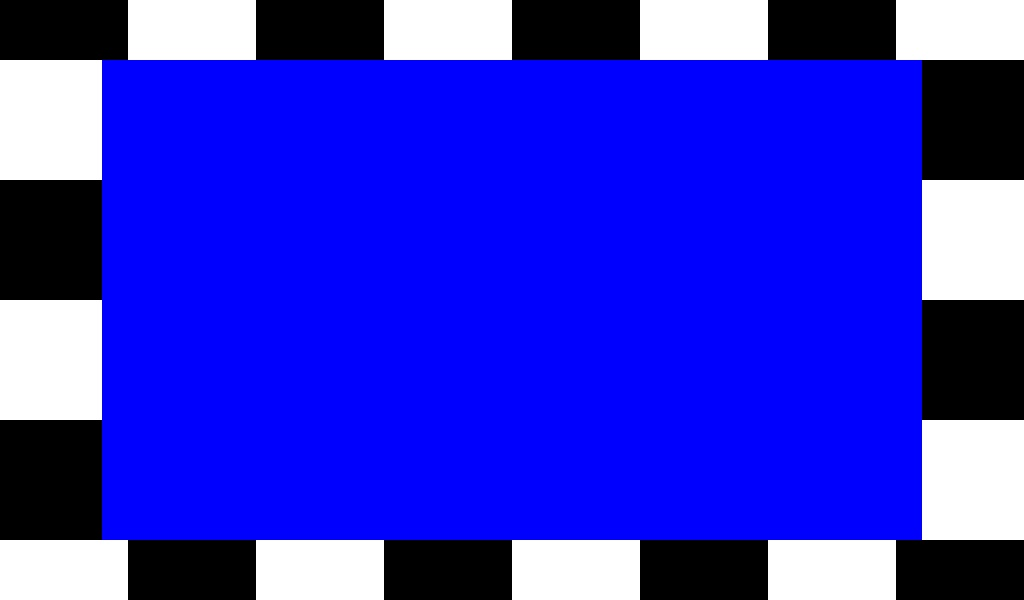
#> input picture screendata/blue.jpg, 1024 x 600 px, given in place of test.PNG, which was not available
$ python main.py
#> lines starting #> are read from the running program, lines starting #| are printed output that depends on the picture; long printed decimals are rounded; pictures that were not available may be replaced by others from this repository, and a replacement may not be noted
import argparse
import cv2
from skimage.metrics import structural_similarity as ssim, mean_squared_error
import matplotlib.pyplot as plt
import numpy as np
import os
import time


def estimate_sliding_window_size(distance, focal_length):
    # we want to estimate the screen size based off of the claimed distance, the real screen size is
    actual_screen_dimensions = [.1524, .1143]  # in the form width and height
    image_dimensions = [2532, 1170]  # in pixels width and height
    # distance to object = focal length * real object height * image height
    # image width or height = distance to object/(focal length * real object width or height)
    # https://www.scantips.com/lights/subjectdistance.html
    object_width_on_sensor = (focal_length * actual_screen_dimensions[0]) / distance
    object_height_on_sensor = (focal_length * actual_screen_dimensions[1]) / distance

    # object width or height on sensor = sensor height*object height or width/sensor height

    return int(object_width_on_sensor * image_dimensions[0]), int(object_height_on_sensor * image_dimensions[1])


def sliding_window(image, stepSize, windowSize):
    # slide a window across the image
    for y in range(0, image.shape[0], stepSize):
        for x in range(0, image.shape[1], stepSize):
            # yield the current window
            yield x, y, image[y:y + windowSize[1], x:x + windowSize[0]]


# def difference(sliding_window, image):
#     np.subtract(sliding_window, image)


def main():
    print(os.getcwd() + '/screendata/')
    file_name = os.path.join(os.path.dirname(os.getcwd() + '/screendata/'), 'white.jpg')
    assert os.path.exists(file_name)

    object_image_width, object_image_height = estimate_sliding_window_size(1, .004)

    image = cv2.imread(file_name)
    cv2.imshow("Original image", image)
    cv2.waitKey(0)
    print('Resized Dimensions:', str(object_image_width), str(object_image_height))
    resized_image = cv2.resize(image, (int(object_image_width), int(object_image_height)))
    cv2.imshow("Resized image", resized_image)
    cv2.waitKey(0)
    cv2.destroyAllWindows()


# main()

def test():
    start_time = time.time()
    (winW, winH) = (550, 320)

    image = cv2.imread("/Users/lewiskoplon/PycharmProjects/LocalizeScreen/screendata/test.PNG")
#> image is the input picture: shape (600, 1024, 3); mean B, G, R 208.4, 45.8, 45.8
    image_gray = cv2.cvtColor(image, cv2.COLOR_BGR2GRAY)
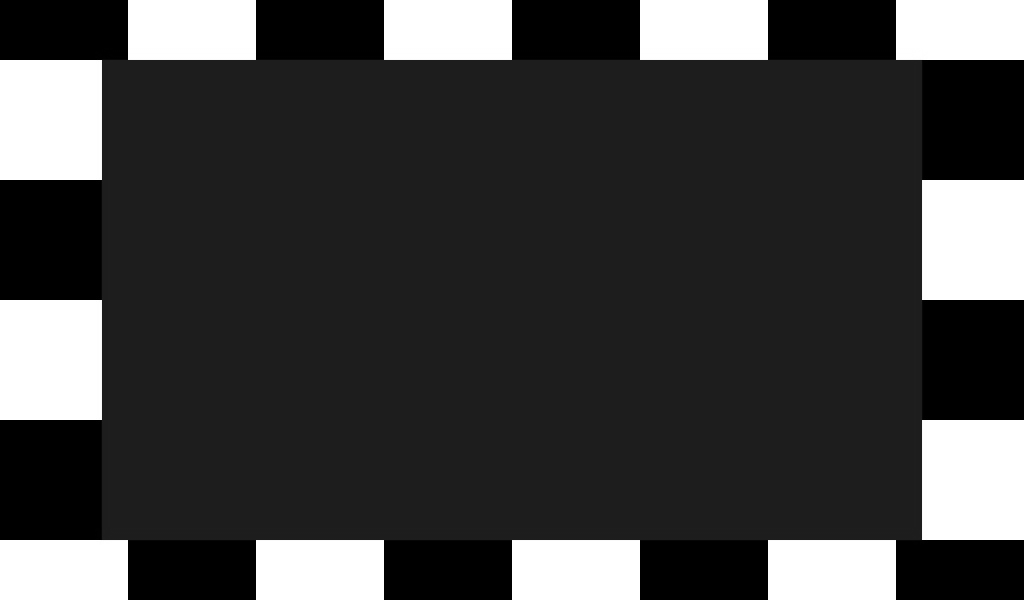
#> image_gray: shape (600, 1024); min 0, max 255, mean 64.4
    white = cv2.cvtColor(
        cv2.imread("/Users/lewiskoplon/PycharmProjects/LocalizeScreen/screendata/white.jpg"),
        cv2.COLOR_BGR2GRAY)
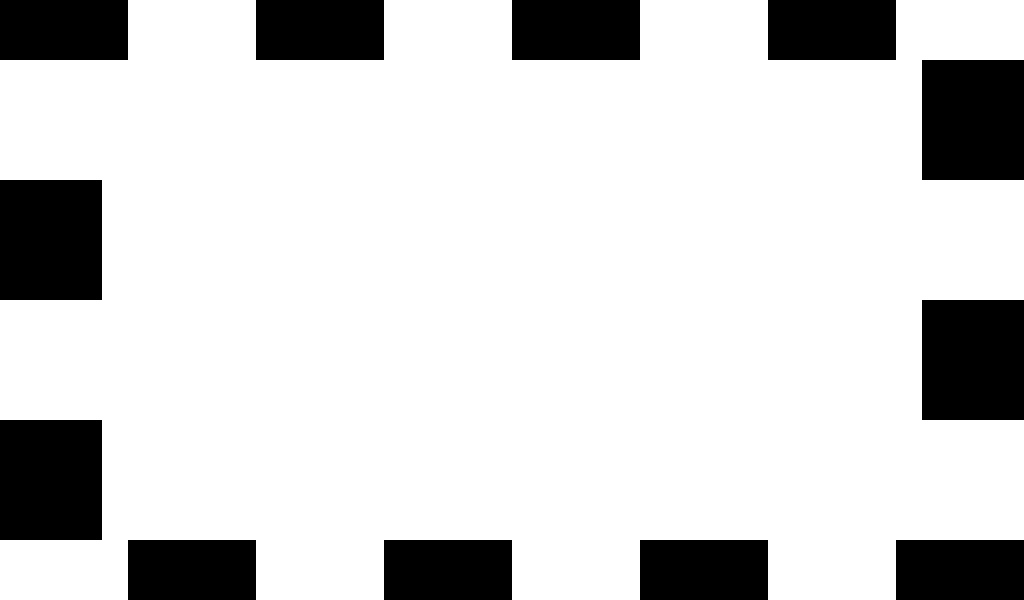
#> input picture screendata/white.jpg, 1024 x 600 px, found by its file name
#> white: shape (600, 1024); min 0, max 255, mean 209.2
    # resize the images
    white_resized = cv2.resize(white, (winW, winH))
    max_white = 0
    white_coord = [0, 0]
    mse_max = 1e9

    for (x, y, window) in sliding_window(image, stepSize=48, windowSize=(winW, winH)):
        # if the window does not meet our desired window size, ignore it
        if window.shape[0] != winH or window.shape[1] != winW:
            continue

        # save the x and y that maximizes the ssim between the sliding window and the image we are scanning through
        crop_img = image_gray[y:y + winH, x:x + winW]
        # red green blue white
        #ssim_value = ssim(crop_img, white_resized)
        mse_value = mean_squared_error(crop_img, white_resized)

        # if ssim_value > max_white:
        #     max_white = ssim_value
        #     white_coord = [y, x]

        if mse_value < mse_max:
            mse_max = mse_value
            white_coord = [y, x]

        clone = image.copy()
        cv2.rectangle(clone, (x, y), (x + winW, y + winH), (0, 255, 0), 2)
        cv2.imshow("Window", clone)
        cv2.waitKey(1)
#> this loop made 286 passes
#> (x, y, mse_value, mse_max, white_coord) on pass 8: (336, 0, 40896.5, 40896.5, [0, 336])
#> (x, y, mse_value, mse_max) on pass 1: (0, 0, 40909.8, 40909.8)
#> pass 1, in test, `crop_img = image_gray[y:y + winH, x:x + winW]`:
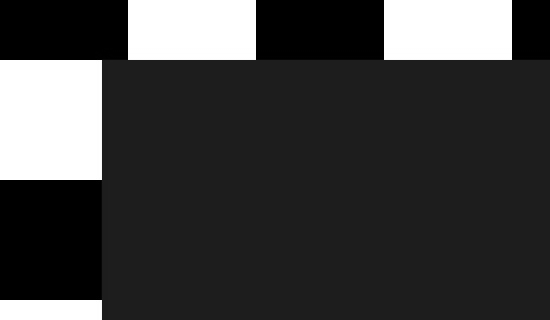
#> crop_img: shape (320, 550); min 0, max 255, mean 62.1
#> pass 1, in test, `cv2.imshow("Window", clone)`:
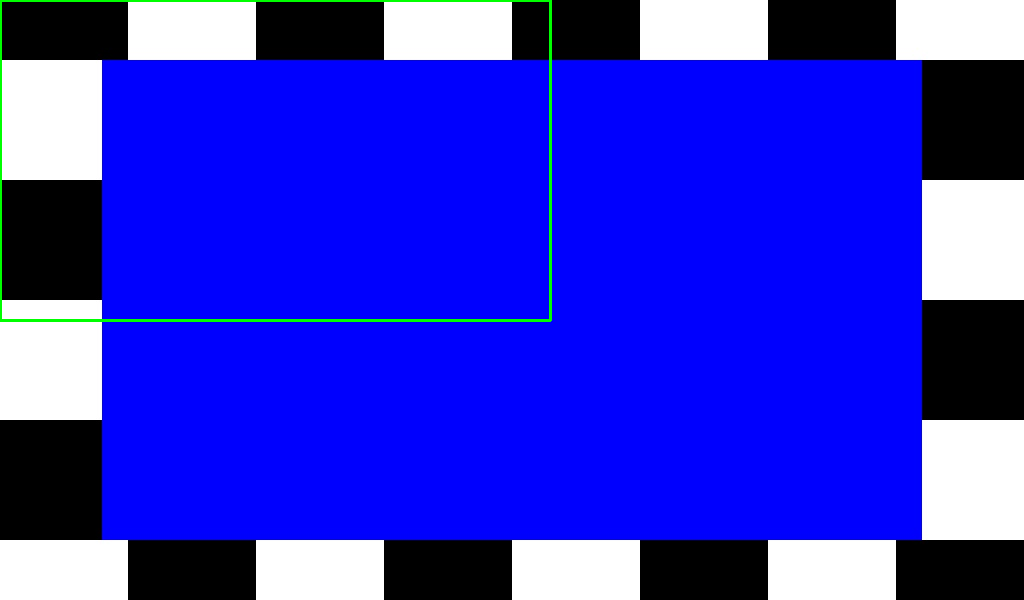
#> window 'Window': shape (600, 1024, 3); mean B, G, R 207.1, 47.2, 45.4
#> pass 2, in test, `cv2.imshow("Window", clone)`:
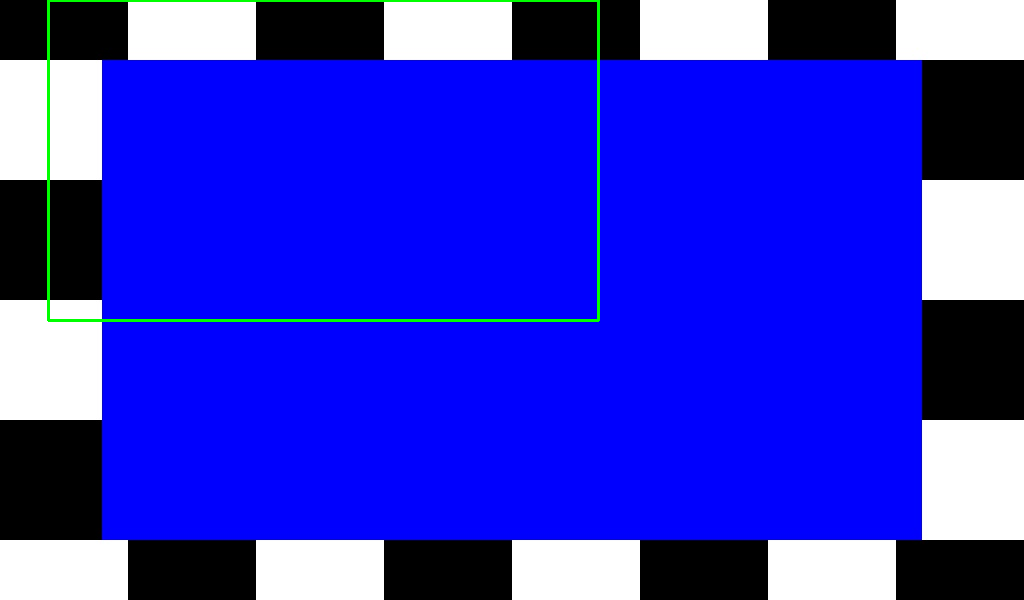
#> window 'Window': shape (600, 1024, 3); mean B, G, R 207, 47.3, 45.4
#> after the loop:
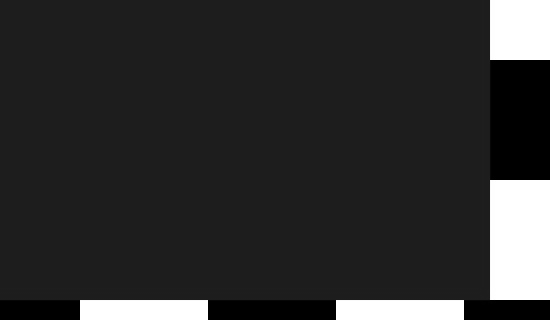
#> crop_img: shape (320, 550); min 0, max 255, mean 47.3
#> after the loop, mse_max = 40896.5

    if max_white > .70:
        cv2.rectangle(clone, (white_coord[1], white_coord[0]), (white_coord[1] + winW, white_coord[0] + winH),
                      (0, 255, 0), 2)
    cv2.rectangle(clone, (white_coord[1], white_coord[0]), (white_coord[1] + winW, white_coord[0] + winH),
                      (0, 255, 0), 2)
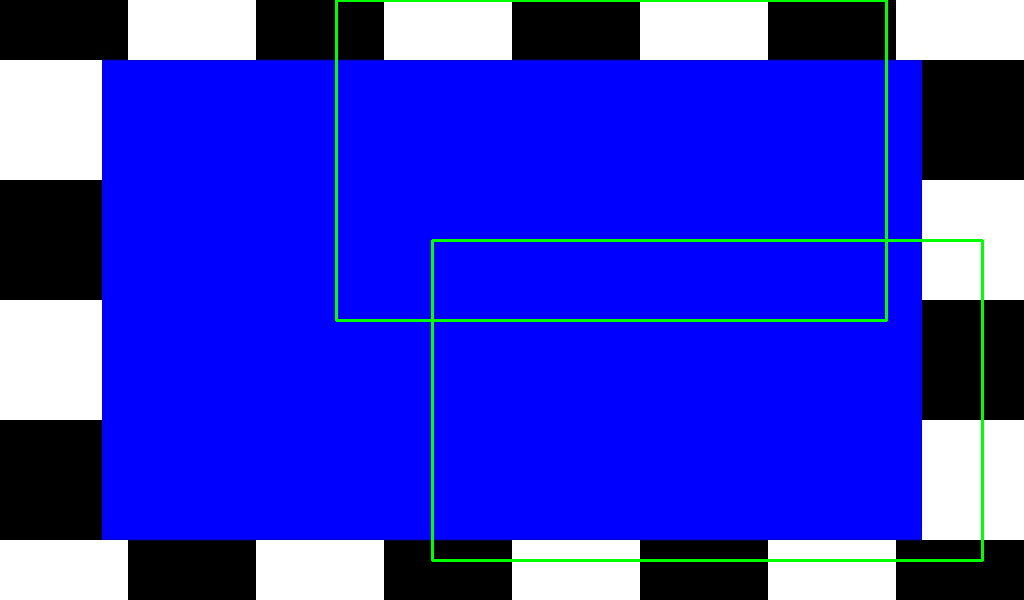
#> clone: shape (600, 1024, 3); mean B, G, R 205.3, 49.1, 45

    cv2.imshow("Window", clone)
    print(time.time() - start_time, "seconds to complete")
    print("Associated Error (MSE):", str(mse_max))
#| Associated Error (MSE): 40896.550
    cv2.waitKey(0)


test()
